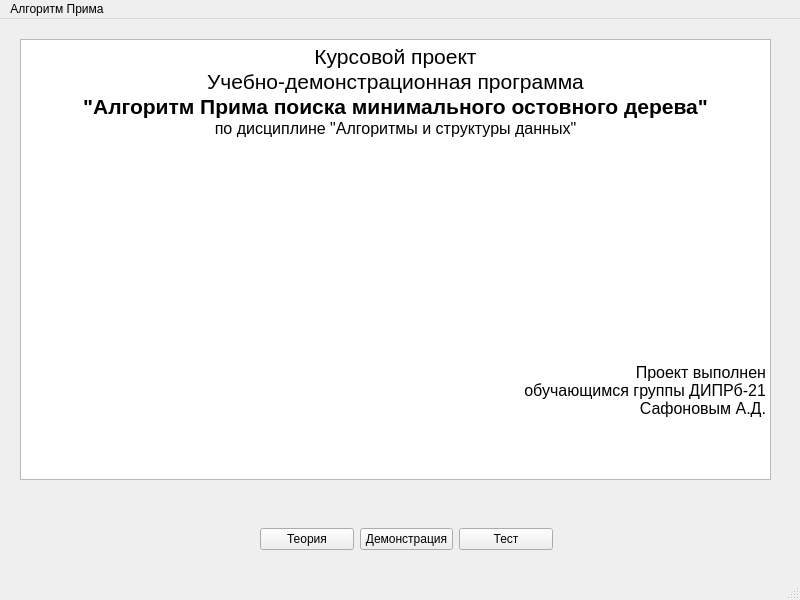
<?xml version="1.0" encoding="UTF-8"?>
<ui version="4.0">
 <class>MainWindow</class>
 <widget class="QMainWindow" name="MainWindow">
  <property name="geometry">
   <rect>
    <x>0</x>
    <y>0</y>
    <width>800</width>
    <height>600</height>
   </rect>
  </property>
  <property name="windowTitle">
   <string>MainWindow</string>
  </property>
  <widget class="QWidget" name="centralwidget">
   <widget class="QWidget" name="horizontalLayoutWidget">
    <property name="geometry">
     <rect>
      <x>260</x>
      <y>480</y>
      <width>293</width>
      <height>80</height>
     </rect>
    </property>
    <layout class="QHBoxLayout" name="horizontalLayout">
     <item>
      <widget class="QPushButton" name="TheoryButton">
       <property name="text">
        <string>Теория</string>
       </property>
      </widget>
     </item>
     <item>
      <widget class="QPushButton" name="DemonstrationButton">
       <property name="text">
        <string>Демонстрация</string>
       </property>
      </widget>
     </item>
     <item>
      <widget class="QPushButton" name="TestButton">
       <property name="text">
        <string>Тест</string>
       </property>
      </widget>
     </item>
    </layout>
   </widget>
   <widget class="QTextBrowser" name="textBrowser">
    <property name="geometry">
     <rect>
      <x>20</x>
      <y>20</y>
      <width>751</width>
      <height>441</height>
     </rect>
    </property>
    <property name="html">
     <string>&lt;!DOCTYPE HTML PUBLIC &quot;-//W3C//DTD HTML 4.0//EN&quot; &quot;http://www.w3.org/TR/REC-html40/strict.dtd&quot;&gt;
&lt;html&gt;&lt;head&gt;&lt;meta name=&quot;qrichtext&quot; content=&quot;1&quot; /&gt;&lt;meta charset=&quot;utf-8&quot; /&gt;&lt;style type=&quot;text/css&quot;&gt;
p, li { white-space: pre-wrap; }
&lt;/style&gt;&lt;/head&gt;&lt;body style=&quot; font-family:'Cantarell'; font-size:11pt; font-weight:400; font-style:normal;&quot;&gt;
&lt;p align=&quot;center&quot; style=&quot; margin-top:0px; margin-bottom:0px; margin-left:0px; margin-right:0px; -qt-block-indent:0; text-indent:0px;&quot;&gt;&lt;span style=&quot; font-size:16pt;&quot;&gt;Курсовой проект&lt;/span&gt;&lt;/p&gt;
&lt;p align=&quot;center&quot; style=&quot; margin-top:0px; margin-bottom:0px; margin-left:0px; margin-right:0px; -qt-block-indent:0; text-indent:0px;&quot;&gt;&lt;span style=&quot; font-size:16pt;&quot;&gt;Учебно-демонстрационная программа&lt;/span&gt;&lt;/p&gt;
&lt;p align=&quot;center&quot; style=&quot; margin-top:0px; margin-bottom:0px; margin-left:0px; margin-right:0px; -qt-block-indent:0; text-indent:0px;&quot;&gt;&lt;span style=&quot; font-family:'Times New Roman','serif'; font-size:16pt; font-weight:700; color:#000000;&quot;&gt;&amp;quot;Алгоритм Прима поиска минимального остовного дерева&amp;quot;&lt;/span&gt;&lt;/p&gt;
&lt;p align=&quot;center&quot; style=&quot; margin-top:0px; margin-bottom:0px; margin-left:0px; margin-right:0px; -qt-block-indent:0; text-indent:0px;&quot;&gt;&lt;span style=&quot; font-size:12pt;&quot;&gt;по дисциплине &amp;quot;Алгоритмы и структуры данных&amp;quot;&lt;/span&gt;&lt;/p&gt;
&lt;p align=&quot;right&quot; style=&quot;-qt-paragraph-type:empty; margin-top:0px; margin-bottom:0px; margin-left:0px; margin-right:0px; -qt-block-indent:0; text-indent:0px; font-family:'Times New Roman','serif'; font-size:16pt; font-weight:700; color:#000000;&quot;&gt;&lt;br /&gt;&lt;/p&gt;
&lt;p align=&quot;right&quot; style=&quot;-qt-paragraph-type:empty; margin-top:0px; margin-bottom:0px; margin-left:0px; margin-right:0px; -qt-block-indent:0; text-indent:0px; font-family:'Times New Roman','serif'; font-size:16pt; font-weight:700; color:#000000;&quot;&gt;&lt;br /&gt;&lt;/p&gt;
&lt;p align=&quot;right&quot; style=&quot;-qt-paragraph-type:empty; margin-top:0px; margin-bottom:0px; margin-left:0px; margin-right:0px; -qt-block-indent:0; text-indent:0px; font-family:'Times New Roman','serif'; font-size:16pt; font-weight:700; color:#000000;&quot;&gt;&lt;br /&gt;&lt;/p&gt;
&lt;p align=&quot;right&quot; style=&quot;-qt-paragraph-type:empty; margin-top:0px; margin-bottom:0px; margin-left:0px; margin-right:0px; -qt-block-indent:0; text-indent:0px; font-family:'Times New Roman','serif'; font-size:16pt; font-weight:700; color:#000000;&quot;&gt;&lt;br /&gt;&lt;/p&gt;
&lt;p align=&quot;right&quot; style=&quot;-qt-paragraph-type:empty; margin-top:0px; margin-bottom:0px; margin-left:0px; margin-right:0px; -qt-block-indent:0; text-indent:0px; font-family:'Times New Roman','serif'; font-size:16pt; font-weight:700; color:#000000;&quot;&gt;&lt;br /&gt;&lt;/p&gt;
&lt;p align=&quot;right&quot; style=&quot;-qt-paragraph-type:empty; margin-top:0px; margin-bottom:0px; margin-left:0px; margin-right:0px; -qt-block-indent:0; text-indent:0px; font-family:'Times New Roman','serif'; font-size:16pt; font-weight:700; color:#000000;&quot;&gt;&lt;br /&gt;&lt;/p&gt;
&lt;p align=&quot;right&quot; style=&quot;-qt-paragraph-type:empty; margin-top:0px; margin-bottom:0px; margin-left:0px; margin-right:0px; -qt-block-indent:0; text-indent:0px; font-family:'Times New Roman','serif'; font-size:16pt; font-weight:700; color:#000000;&quot;&gt;&lt;br /&gt;&lt;/p&gt;
&lt;p align=&quot;right&quot; style=&quot;-qt-paragraph-type:empty; margin-top:0px; margin-bottom:0px; margin-left:0px; margin-right:0px; -qt-block-indent:0; text-indent:0px; font-family:'Times New Roman','serif'; font-size:16pt; font-weight:700; color:#000000;&quot;&gt;&lt;br /&gt;&lt;/p&gt;
&lt;p align=&quot;right&quot; style=&quot;-qt-paragraph-type:empty; margin-top:0px; margin-bottom:0px; margin-left:0px; margin-right:0px; -qt-block-indent:0; text-indent:0px; font-family:'Times New Roman','serif'; font-size:16pt; font-weight:700; color:#000000;&quot;&gt;&lt;br /&gt;&lt;/p&gt;
&lt;p align=&quot;right&quot; style=&quot; margin-top:0px; margin-bottom:0px; margin-left:0px; margin-right:0px; -qt-block-indent:0; text-indent:0px;&quot;&gt;&lt;span style=&quot; font-family:'Times New Roman','serif'; font-size:12pt; color:#000000;&quot;&gt;Проект выполнен &lt;/span&gt;&lt;span style=&quot; font-family:'Times New Roman','serif'; font-size:10pt; color:#000000;&quot;&gt;&lt;br /&gt;&lt;/span&gt;&lt;span style=&quot; font-family:'Times New Roman','serif'; font-size:12pt; color:#000000;&quot;&gt;обучающимся группы ДИПРб-21&lt;/span&gt;&lt;span style=&quot; font-family:'Times New Roman','serif'; font-size:10pt; color:#000000;&quot;&gt;&lt;br /&gt;&lt;/span&gt;&lt;span style=&quot; font-family:'Times New Roman','serif'; font-size:12pt; color:#000000;&quot;&gt;Сафоновым А.Д.&lt;/span&gt;&lt;/p&gt;&lt;/body&gt;&lt;/html&gt;</string>
    </property>
   </widget>
  </widget>
  <widget class="QMenuBar" name="menubar">
   <property name="geometry">
    <rect>
     <x>0</x>
     <y>0</y>
     <width>800</width>
     <height>23</height>
    </rect>
   </property>
   <widget class="QMenu" name="menuApp">
    <property name="title">
     <string>Алгоритм Прима</string>
    </property>
   </widget>
   <addaction name="menuApp"/>
  </widget>
  <widget class="QStatusBar" name="statusbar"/>
 </widget>
 <resources/>
 <connections/>
</ui>
